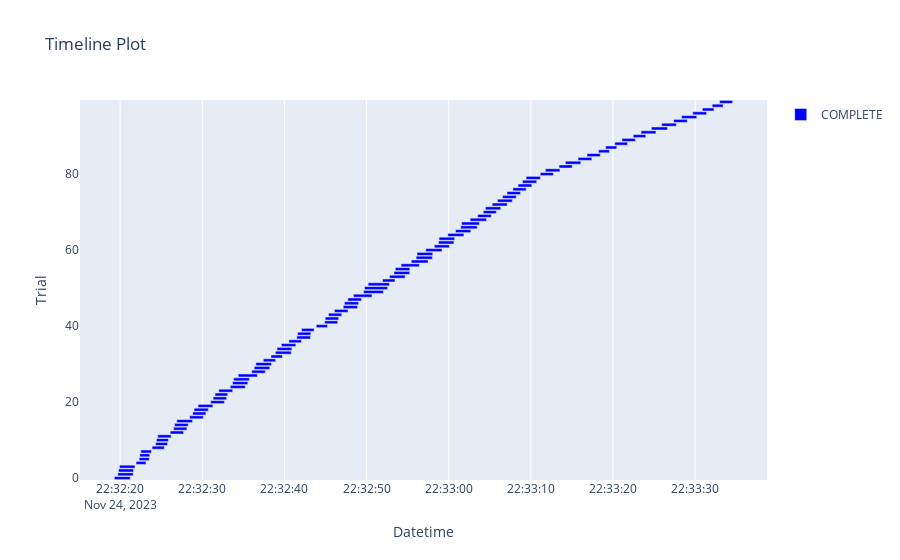

Notebook source saved alongside this figure:
### Code cell
# Plot the timeline of the "lgbm-wine-parallel" study
study = optuna.load_study(study_name=study_name, storage=storage)
fig = optuna.visualization.plot_timeline(study)
fig.show()

### Figure 1 — Plotly figure (JSON) as saved in the notebook; plotly's stock layout.template omitted (floating-point values rounded to 4 significant figures)
{"data": [{"base": ["2023-11-24T22:32:19.297217", "2023-11-24T22:32:19.717784", "2023-11-24T22:32:19.811367", "2023-11-24T22:32:19.919097", "2023-11-24T22:32:21.944550", "2023-11-24T22:32:22.323627", "2023-11-24T22:32:22.386946", "2023-11-24T22:32:22.521481", "2023-11-24T22:32:23.890140", "2023-11-24T22:32:24.316483", "2023-11-24T22:32:24.421034", "2023-11-24T22:32:24.578800", "2023-11-24T22:32:26.092195", "2023-11-24T22:32:26.510842", "2023-11-24T22:32:26.625600", "2023-11-24T22:32:26.907389", "2023-11-24T22:32:28.460295", "2023-11-24T22:32:28.843791", "2023-11-24T22:32:29.001223", "2023-11-24T22:32:29.492193", "2023-11-24T22:32:31.025857", "2023-11-24T22:32:31.324955", "2023-11-24T22:32:31.553770", "2023-11-24T22:32:32.011265", "2023-11-24T22:32:33.411815", "2023-11-24T22:32:33.679679", "2023-11-24T22:32:33.818484", "2023-11-24T22:32:34.373556", "2023-11-24T22:32:36.019916", "2023-11-24T22:32:36.324442", "2023-11-24T22:32:36.524435", "2023-11-24T22:32:37.435160", "2023-11-24T22:32:38.364191", "2023-11-24T22:32:38.898439", "2023-11-24T22:32:39.101344", "2023-11-24T22:32:39.629705", "2023-11-24T22:32:40.539535", "2023-11-24T22:32:41.511181", "2023-11-24T22:32:41.607622", "2023-11-24T22:32:42.084315", "2023-11-24T22:32:43.879596", "2023-11-24T22:32:44.898824", "2023-11-24T22:32:44.968991", "2023-11-24T22:32:45.363382", "2023-11-24T22:32:46.089011", "2023-11-24T22:32:47.162289", "2023-11-24T22:32:47.301332", "2023-11-24T22:32:47.723702", "2023-11-24T22:32:48.393548", "2023-11-24T22:32:49.643281", "2023-11-24T22:32:49.759730", "2023-11-24T22:32:50.194038", "2023-11-24T22:32:51.948566", "2023-11-24T22:32:52.789659", "2023-11-24T22:32:53.336842", "2023-11-24T22:32:53.504232", "2023-11-24T22:32:54.205124", "2023-11-24T22:32:55.451725", "2023-11-24T22:32:56.035873", "2023-11-24T22:32:56.140212", "2023-11-24T22:32:57.212831", "2023-11-24T22:32:58.255516", "2023-11-24T22:32:58.758487", "2023-11-24T22:32:58.826697", "2023-11-24T22:32:59.899661", "2023-11-24T22:33:00.835675", "2023-11-24T22:33:01.468567", "2023-11-24T22:33:01.563167", "2023-11-24T22:33:02.613364", "2023-11-24T22:33:03.531991", "2023-11-24T22:33:04.213782", "2023-11-24T22:33:04.479187", "2023-11-24T22:33:05.292864", "2023-11-24T22:33:05.933011", "2023-11-24T22:33:06.560864", "2023-11-24T22:33:07.094437", "2023-11-24T22:33:07.817929", "2023-11-24T22:33:08.455873", "2023-11-24T22:33:08.978745", "2023-11-24T22:33:09.433079", "2023-11-24T22:33:11.143115", "2023-11-24T22:33:11.778020", "2023-11-24T22:33:13.437263", "2023-11-24T22:33:14.207929", "2023-11-24T22:33:15.751449", "2023-11-24T22:33:16.834781", "2023-11-24T22:33:18.241179", "2023-11-24T22:33:19.105089", "2023-11-24T22:33:20.217069", "2023-11-24T22:33:21.100838", "2023-11-24T22:33:22.468055", "2023-11-24T22:33:23.414480", "2023-11-24T22:33:24.677662", "2023-11-24T22:33:25.932431", "2023-11-24T22:33:27.382961", "2023-11-24T22:33:28.355133", "2023-11-24T22:33:29.717369", "2023-11-24T22:33:30.878612", "2023-11-24T22:33:32.076815", "2023-11-24T22:33:32.986241"], "hovertemplate": "%{text}<extra>COMPLETE</extra>", "marker": {"color": "blue"}, "name": "COMPLETE", "orientation": "h", "text": ["{<br>  \"number\": 0,<br>  \"values\": [<br>    0.5055387687032085<br>  ],<br>  \"params\": {<br>    \"learning_rate\": 0.036002289565316335,<br>    \"subsample\": 0.12803654585883673,<br>    \"colsample_bytree\": 0.25017966797587415,<br>    \"min_child_samples\": 59,<br>    \"num_leaves\": 729<br>  }<br>}", "{<br>  \"number\": 1,<br>  \"values\": [<br>    0.5055387687032085<br>  ],<br>  \"params\": {<br>    \"learning_rate\": 0.036002289565316335,<br>    \"subsample\": 0.12803654585883673,<br>    \"colsample_bytree\": 0.25017966797587415,<br>    \"min_child_samples\": 59,<br>    \"num_leaves\": 729<br>  }<br>}", "{<br>  \"number\": 2,<br>  \"values\": [<br>    0.5055387687032085<br>  ],<br>  \"params\": {<br>    \"learning_rate\": 0.036002289565316335,<br>    \"subsample\": 0.12803654585883673,<br>    \"colsample_bytree\": 0.25017966797587415,<br>    \"min_child_samples\": 59,<br>    \"num_leaves\": 729<br>  }<br>}", "{<br>  \"number\": 3,<br>  \"values\": [<br>    0.5055387687032085<br>  ],<br>  \"params\": {<br>    \"learning_rate\": 0.036002289565316335,<br>    \"subsample\": 0.12803654585883673,<br>    \"colsample_bytree\": 0.25017966797587415,<br>    \"min_child_samples\": 59,<br>    \"num_leaves\": 729<br>  }<br>}", "{<br>  \"number\": 4,<br>  \"values\": [<br>    1.4370420530528747<br>  ],<br>  \"params\": {<br>    \"learning_rate\": 0.003304242127399469,<br>    \"subsample\": 0.07778282857126885,<br>    \"colsample_bytree\": 0.3474238363336091,<br>    \"min_child_samples\": 53,<br>    \"num_leaves\": 213<br>  }<br>}", "{<br>  \"number\": 5,<br>  \"values\": [<br>    1.4370420530528747<br>  ],<br>  \"params\": {<br>    \"learning_rate\": 0.003304242127399469,<br>    \"subsample\": 0.07778282857126885,<br>    \"colsample_bytree\": 0.3474238363336091,<br>    \"min_child_samples\": 53,<br>    \"num_leaves\": 213<br>  }<br>}", "{<br>  \"number\": 6,<br>  \"values\": [<br>    1.4370420530528747<br>  ],<br>  \"params\": {<br>    \"learning_rate\": 0.003304242127399469,<br>    \"subsample\": 0.07778282857126885,<br>    \"colsample_bytree\": 0.3474238363336091,<br>    \"min_child_samples\": 53,<br>    \"num_leaves\": 213<br>  }<br>}", "{<br>  \"number\": 7,<br>  \"values\": [<br>    1.4370420530528747<br>  ],<br>  \"params\": {<br>    \"learning_rate\": 0.003304242127399469,<br>    \"subsample\": 0.07778282857126885,<br>    \"colsample_bytree\": 0.3474238363336091,<br>    \"min_child_samples\": 53,<br>    \"num_leaves\": 213<br>  }<br>}", "{<br>  \"number\": 8,<br>  \"values\": [<br>    0.46327214524166954<br>  ],<br>  \"params\": {<br>    \"learning_rate\": 0.03890383036335045,<br>    \"subsample\": 0.40450595555222263,<br>    \"colsample_bytree\": 0.4464579200394607,<br>    \"min_child_samples\": 50,<br>    \"num_leaves\": 196<br>  }<br>}", "{<br>  \"number\": 9,<br>  \"values\": [<br>    0.46327214524166954<br>  ],<br>  \"params\": {<br>    \"learning_rate\": 0.03890383036335045,<br>    \"subsample\": 0.40450595555222263,<br>    \"colsample_bytree\": 0.4464579200394607,<br>    \"min_child_samples\": 50,<br>    \"num_leaves\": 196<br>  }<br>}", "{<br>  \"number\": 10,<br>  \"values\": [<br>    0.46327214524166954<br>  ],<br>  \"params\": {<br>    \"learning_rate\": 0.03890383036335045,<br>    \"subsample\": 0.40450595555222263,<br>    \"colsample_bytree\": 0.4464579200394607,<br>    \"min_child_samples\": 50,<br>    \"num_leaves\": 196<br>  }<br>}", "{<br>  \"number\": 11,<br>  \"values\": [<br>    0.46327214524166954<br>  ],<br>  \"params\": {<br>    \"learning_rate\": 0.03890383036335045,<br>    \"subsample\": 0.40450595555222263,<br>    \"colsample_bytree\": 0.4464579200394607,<br>    \"min_child_samples\": 50,<br>    \"num_leaves\": 196<br>  }<br>}", "{<br>  \"number\": 12,<br>  \"values\": [<br>    0.4203964102752037<br>  ],<br>  \"params\": {<br>    \"learning_rate\": 0.0976121411769044,<br>    \"subsample\": 0.4976206776041786,<br>    \"colsample_bytree\": 0.49818137237426846,<br>    \"min_child_samples\": 27,<br>    \"num_leaves\": 466<br>  }<br>}", "{<br>  \"number\": 13,<br>  \"values\": [<br>    0.4203964102752037<br>  ],<br>  \"params\": {<br>    \"learning_rate\": 0.0976121411769044,<br>    \"subsample\": 0.4976206776041786,<br>    \"colsample_bytree\": 0.49818137237426846,<br>    \"min_child_samples\": 27,<br>    \"num_leaves\": 466<br>  }<br>}", "{<br>  \"number\": 14,<br>  \"values\": [<br>    0.4203964102752037<br>  ],<br>  \"params\": {<br>    \"learning_rate\": 0.0976121411769044,<br>    \"subsample\": 0.4976206776041786,<br>    \"colsample_bytree\": 0.49818137237426846,<br>    \"min_child_samples\": 27,<br>    \"num_leaves\": 466<br>  }<br>}", "{<br>  \"number\": 15,<br>  \"values\": [<br>    0.4203964102752037<br>  ],<br>  \"params\": {<br>    \"learning_rate\": 0.0976121411769044,<br>    \"subsample\": 0.4976206776041786,<br>    \"colsample_bytree\": 0.49818137237426846,<br>    \"min_child_samples\": 27,<br>    \"num_leaves\": 466<br>  }<br>}", "{<br>  \"number\": 16,<br>  \"values\": [<br>    0.5659694404360781<br>  ],<br>  \"params\": {<br>    \"learning_rate\": 0.0903183488094224,<br>    \"subsample\": 0.4925473617215378,<br>    \"colsample_bytree\": 0.13417014091094104,<br>    \"min_child_samples\": 23,<br>    \"num_leaves\": 458<br>  }<br>}", "{<br>  \"number\": 17,<br>  \"values\": [<br>    0.5015938356950119<br>  ],<br>  \"params\": {<br>    \"learning_rate\": 0.01334665015869596,<br>    \"subsample\": 0.30794266530078207,<br>    \"colsample_bytree\": 0.13417014091094104,<br>    \"min_child_samples\": 86,<br>    \"num_leaves\": 916<br>  }<br>}", "{<br>  \"number\": 18,<br>  \"values\": [<br>    0.5015938356950119<br>  ],<br>  \"params\": {<br>    \"learning_rate\": 0.01334665015869596,<br>    \"subsample\": 0.30794266530078207,<br>    \"colsample_bytree\": 0.13417014091094104,<br>    \"min_child_samples\": 86,<br>    \"num_leaves\": 916<br>  }<br>}", "{<br>  \"number\": 19,<br>  \"values\": [<br>    0.5015938356950119<br>  ],<br>  \"params\": {<br>    \"learning_rate\": 0.01334665015869596,<br>    \"subsample\": 0.30794266530078207,<br>    \"colsample_bytree\": 0.13417014091094104,<br>    \"min_child_samples\": 86,<br>    \"num_leaves\": 916<br>  }<br>}", "{<br>  \"number\": 20,<br>  \"values\": [<br>    0.525147062866343<br>  ],<br>  \"params\": {<br>    \"learning_rate\": 0.0014357664139389434,<br>    \"subsample\": 0.4507789733705802,<br>    \"colsample_bytree\": 0.40017206098906155,<br>    \"min_child_samples\": 37,<br>    \"num_leaves\": 17<br>  }<br>}", "{<br>  \"number\": 21,<br>  \"values\": [<br>    0.4559829878181377<br>  ],<br>  \"params\": {<br>    \"learning_rate\": 0.062282742883790314,<br>    \"subsample\": 0.4507789733705802,<br>    \"colsample_bytree\": 0.40017206098906155,<br>    \"min_child_samples\": 37,<br>    \"num_leaves\": 17<br>  }<br>}", "{<br>  \"number\": 22,<br>  \"values\": [<br>    0.4559829878181377<br>  ],<br>  \"params\": {<br>    \"learning_rate\": 0.062282742883790314,<br>    \"subsample\": 0.4507789733705802,<br>    \"colsample_bytree\": 0.40017206098906155,<br>    \"min_child_samples\": 37,<br>    \"num_leaves\": 17<br>  }<br>}", "{<br>  \"number\": 23,<br>  \"values\": [<br>    0.4559829878181377<br>  ],<br>  \"params\": {<br>    \"learning_rate\": 0.062282742883790314,<br>    \"subsample\": 0.4507789733705802,<br>    \"colsample_bytree\": 0.40017206098906155,<br>    \"min_child_samples\": 37,<br>    \"num_leaves\": 17<br>  }<br>}", "{<br>  \"number\": 24,<br>  \"values\": [<br>    0.42232577699529306<br>  ],<br>  \"params\": {<br>    \"learning_rate\": 0.0962398975684159,<br>    \"subsample\": 0.47794433173873496,<br>    \"colsample_bytree\": 0.4827911934684328,<br>    \"min_child_samples\": 20,<br>    \"num_leaves\": 579<br>  }<br>}", "{<br>  \"number\": 25,<br>  \"values\": [<br>    0.42232577699529306<br>  ],<br>  \"params\": {<br>    \"learning_rate\": 0.0962398975684159,<br>    \"subsample\": 0.47794433173873496,<br>    \"colsample_bytree\": 0.4827911934684328,<br>    \"min_child_samples\": 20,<br>    \"num_leaves\": 579<br>  }<br>}", "{<br>  \"number\": 26,<br>  \"values\": [<br>    0.42232577699529306<br>  ],<br>  \"params\": {<br>    \"learning_rate\": 0.0962398975684159,<br>    \"subsample\": 0.47794433173873496,<br>    \"colsample_bytree\": 0.4827911934684328,<br>    \"min_child_samples\": 20,<br>    \"num_leaves\": 579<br>  }<br>}", "{<br>  \"number\": 27,<br>  \"values\": [<br>    0.42232577699529306<br>  ],<br>  \"params\": {<br>    \"learning_rate\": 0.0962398975684159,<br>    \"subsample\": 0.47794433173873496,<br>    \"colsample_bytree\": 0.4827911934684328,<br>    \"min_child_samples\": 20,<br>    \"num_leaves\": 579<br>  }<br>}", "{<br>  \"number\": 28,<br>  \"values\": [<br>    0.44694756511990763<br>  ],<br>  \"params\": {<br>    \"learning_rate\": 0.02142676840964274,<br>    \"subsample\": 0.3782708666894459,<br>    \"colsample_bytree\": 0.4906164596103098,<br>    \"min_child_samples\": 30,<br>    \"num_leaves\": 354<br>  }<br>}", "{<br>  \"number\": 29,<br>  \"values\": [<br>    0.44694756511990763<br>  ],<br>  \"params\": {<br>    \"learning_rate\": 0.02142676840964274,<br>    \"subsample\": 0.3782708666894459,<br>    \"colsample_bytree\": 0.4906164596103098,<br>    \"min_child_samples\": 30,<br>    \"num_leaves\": 354<br>  }<br>}", "{<br>  \"number\": 30,<br>  \"values\": [<br>    0.4496023488686538<br>  ],<br>  \"params\": {<br>    \"learning_rate\": 0.024699670878525957,<br>    \"subsample\": 0.3782708666894459,<br>    \"colsample_bytree\": 0.4906164596103098,<br>    \"min_child_samples\": 30,<br>    \"num_leaves\": 354<br>  }<br>}", "{<br>  \"number\": 31,<br>  \"values\": [<br>    0.48163842804115986<br>  ],<br>  \"params\": {<br>    \"learning_rate\": 0.056222502588448686,<br>    \"subsample\": 0.49852982194981527,<br>    \"colsample_bytree\": 0.1981209707498348,<br>    \"min_child_samples\": 75,<br>    \"num_leaves\": 354<br>  }<br>}", "{<br>  \"number\": 32,<br>  \"values\": [<br>    0.4571025604852115<br>  ],<br>  \"params\": {<br>    \"learning_rate\": 0.06342484468667119,<br>    \"subsample\": 0.49726616087278924,<br>    \"colsample_bytree\": 0.4459921398975198,<br>    \"min_child_samples\": 74,<br>    \"num_leaves\": 470<br>  }<br>}", "{<br>  \"number\": 33,<br>  \"values\": [<br>    0.4282756056784096<br>  ],<br>  \"params\": {<br>    \"learning_rate\": 0.07411731454416451,<br>    \"subsample\": 0.49726616087278924,<br>    \"colsample_bytree\": 0.4459921398975198,<br>    \"min_child_samples\": 28,<br>    \"num_leaves\": 470<br>  }<br>}", "{<br>  \"number\": 34,<br>  \"values\": [<br>    0.4282756056784096<br>  ],<br>  \"params\": {<br>    \"learning_rate\": 0.07411731454416451,<br>    \"subsample\": 0.49726616087278924,<br>    \"colsample_bytree\": 0.4459921398975198,<br>    \"min_child_samples\": 28,<br>    \"num_leaves\": 470<br>  }<br>}", "{<br>  \"number\": 35,<br>  \"values\": [<br>    0.44423595363933727<br>  ],<br>  \"params\": {<br>    \"learning_rate\": 0.07411731454416451,<br>    \"subsample\": 0.43727871912218413,<br>    \"colsample_bytree\": 0.4226727325579737,<br>    \"min_child_samples\": 28,<br>    \"num_leaves\": 428<br>  }<br>}", "{<br>  \"number\": 36,<br>  \"values\": [<br>    0.4488184268052957<br>  ],<br>  \"params\": {<br>    \"learning_rate\": 0.07214229104127655,<br>    \"subsample\": 0.4371244741260207,<br>    \"colsample_bytree\": 0.42205040757095497,<br>    \"min_child_samples\": 43,<br>    \"num_leaves\": 658<br>  }<br>}", "{<br>  \"number\": 37,<br>  \"values\": [<br>    0.45224259171444303<br>  ],<br>  \"params\": {<br>    \"learning_rate\": 0.05387119720410135,<br>    \"subsample\": 0.4371244741260207,<br>    \"colsample_bytree\": 0.49489379304153736,<br>    \"min_child_samples\": 43,<br>    \"num_leaves\": 658<br>  }<br>}", "{<br>  \"number\": 38,<br>  \"values\": [<br>    0.45224259171444303<br>  ],<br>  \"params\": {<br>    \"learning_rate\": 0.05387119720410135,<br>    \"subsample\": 0.4371244741260207,<br>    \"colsample_bytree\": 0.49489379304153736,<br>    \"min_child_samples\": 43,<br>    \"num_leaves\": 658<br>  }<br>}", "{<br>  \"number\": 39,<br>  \"values\": [<br>    0.48526841779218843<br>  ],<br>  \"params\": {<br>    \"learning_rate\": 0.05387119720410135,<br>    \"subsample\": 0.2135678589360603,<br>    \"colsample_bytree\": 0.49489379304153736,<br>    \"min_child_samples\": 43,<br>    \"num_leaves\": 809<br>  }<br>}", "{<br>  \"number\": 40,<br>  \"values\": [<br>    0.46560763913639036<br>  ],<br>  \"params\": {<br>    \"learning_rate\": 0.04684005933313564,<br>    \"subsample\": 0.4667902446226359,<br>    \"colsample_bytree\": 0.3153658177973614,<br>    \"min_child_samples\": 64,<br>    \"num_leaves\": 522<br>  }<br>}", "{<br>  \"number\": 41,<br>  \"values\": [<br>    0.46560763913639036<br>  ],<br>  \"params\": {<br>    \"learning_rate\": 0.04684005933313564,<br>    \"subsample\": 0.4667902446226359,<br>    \"colsample_bytree\": 0.3153658177973614,<br>    \"min_child_samples\": 64,<br>    \"num_leaves\": 522<br>  }<br>}", "{<br>  \"number\": 42,<br>  \"values\": [<br>    0.46560763913639036<br>  ],<br>  \"params\": {<br>    \"learning_rate\": 0.04684005933313564,<br>    \"subsample\": 0.4667902446226359,<br>    \"colsample_bytree\": 0.3153658177973614,<br>    \"min_child_samples\": 64,<br>    \"num_leaves\": 522<br>  }<br>}", "{<br>  \"number\": 43,<br>  \"values\": [<br>    0.44161126864149625<br>  ],<br>  \"params\": {<br>    \"learning_rate\": 0.09936942654723084,<br>    \"subsample\": 0.4698215782775852,<br>    \"colsample_bytree\": 0.46858832492126823,<br>    \"min_child_samples\": 33,<br>    \"num_leaves\": 407<br>  }<br>}", "{<br>  \"number\": 44,<br>  \"values\": [<br>    0.44657891091850316<br>  ],<br>  \"params\": {<br>    \"learning_rate\": 0.08419216182305661,<br>    \"subsample\": 0.4708381619554205,<br>    \"colsample_bytree\": 0.46801135349430056,<br>    \"min_child_samples\": 33,<br>    \"num_leaves\": 538<br>  }<br>}", "{<br>  \"number\": 45,<br>  \"values\": [<br>    0.42695607140001357<br>  ],<br>  \"params\": {<br>    \"learning_rate\": 0.08136735672822133,<br>    \"subsample\": 0.49770164633520303,<br>    \"colsample_bytree\": 0.46801135349430056,<br>    \"min_child_samples\": 23,<br>    \"num_leaves\": 306<br>  }<br>}", "{<br>  \"number\": 46,<br>  \"values\": [<br>    0.42695607140001357<br>  ],<br>  \"params\": {<br>    \"learning_rate\": 0.08136735672822133,<br>    \"subsample\": 0.49770164633520303,<br>    \"colsample_bytree\": 0.46801135349430056,<br>    \"min_child_samples\": 23,<br>    \"num_leaves\": 306<br>  }<br>}", "{<br>  \"number\": 47,<br>  \"values\": [<br>    0.43694787585857275<br>  ],<br>  \"params\": {<br>    \"learning_rate\": 0.08136735672822133,<br>    \"subsample\": 0.41761693012716117,<br>    \"colsample_bytree\": 0.46801135349430056,<br>    \"min_child_samples\": 23,<br>    \"num_leaves\": 263<br>  }<br>}", "{<br>  \"number\": 48,<br>  \"values\": [<br>    0.42330783478008316<br>  ],<br>  \"params\": {<br>    \"learning_rate\": 0.08254107337353361,<br>    \"subsample\": 0.49766940498980156,<br>    \"colsample_bytree\": 0.4696362026826867,<br>    \"min_child_samples\": 24,<br>    \"num_leaves\": 267<br>  }<br>}", "{<br>  \"number\": 49,<br>  \"values\": [<br>    0.4293056125561425<br>  ],<br>  \"params\": {<br>    \"learning_rate\": 0.09977090832230574,<br>    \"subsample\": 0.4819829371096908,<br>    \"colsample_bytree\": 0.4988223765422728,<br>    \"min_child_samples\": 26,<br>    \"num_leaves\": 620<br>  }<br>}", "{<br>  \"number\": 50,<br>  \"values\": [<br>    0.4293056125561425<br>  ],<br>  \"params\": {<br>    \"learning_rate\": 0.09977090832230574,<br>    \"subsample\": 0.4819829371096908,<br>    \"colsample_bytree\": 0.4988223765422728,<br>    \"min_child_samples\": 26,<br>    \"num_leaves\": 620<br>  }<br>}", "{<br>  \"number\": 51,<br>  \"values\": [<br>    0.4293056125561425<br>  ],<br>  \"params\": {<br>    \"learning_rate\": 0.09977090832230574,<br>    \"subsample\": 0.4819829371096908,<br>    \"colsample_bytree\": 0.4988223765422728,<br>    \"min_child_samples\": 26,<br>    \"num_leaves\": 620<br>  }<br>}", "{<br>  \"number\": 52,<br>  \"values\": [<br>    0.47862316298086527<br>  ],<br>  \"params\": {<br>    \"learning_rate\": 0.06765152956559713,<br>    \"subsample\": 0.41421858223859537,<br>    \"colsample_bytree\": 0.41945195702030724,<br>    \"min_child_samples\": 95,<br>    \"num_leaves\": 741<br>  }<br>}", "{<br>  \"number\": 53,<br>  \"values\": [<br>    0.45303415064571895<br>  ],<br>  \"params\": {<br>    \"learning_rate\": 0.06928512502847954,<br>    \"subsample\": 0.4585663740731103,<br>    \"colsample_bytree\": 0.4265658394377239,<br>    \"min_child_samples\": 33,<br>    \"num_leaves\": 741<br>  }<br>}", "{<br>  \"number\": 54,<br>  \"values\": [<br>    0.45303415064571895<br>  ],<br>  \"params\": {<br>    \"learning_rate\": 0.06928512502847954,<br>    \"subsample\": 0.4585663740731103,<br>    \"colsample_bytree\": 0.4647122744156146,<br>    \"min_child_samples\": 33,<br>    \"num_leaves\": 569<br>  }<br>}", "{<br>  \"number\": 55,<br>  \"values\": [<br>    0.45303415064571895<br>  ],<br>  \"params\": {<br>    \"learning_rate\": 0.06928512502847954,<br>    \"subsample\": 0.4585663740731103,<br>    \"colsample_bytree\": 0.4647122744156146,<br>    \"min_child_samples\": 33,<br>    \"num_leaves\": 569<br>  }<br>}", "{<br>  \"number\": 56,<br>  \"values\": [<br>    0.4430115503397583<br>  ],<br>  \"params\": {<br>    \"learning_rate\": 0.06891469021115317,<br>    \"subsample\": 0.4579695687891376,<br>    \"colsample_bytree\": 0.46189822590925317,<br>    \"min_child_samples\": 33,<br>    \"num_leaves\": 563<br>  }<br>}", "{<br>  \"number\": 57,<br>  \"values\": [<br>    0.46447372275979343<br>  ],<br>  \"params\": {<br>    \"learning_rate\": 0.08319903821274845,<br>    \"subsample\": 0.47931568453318996,<br>    \"colsample_bytree\": 0.37188890382343376,<br>    \"min_child_samples\": 40,<br>    \"num_leaves\": 386<br>  }<br>}", "{<br>  \"number\": 58,<br>  \"values\": [<br>    0.46447372275979343<br>  ],<br>  \"params\": {<br>    \"learning_rate\": 0.08319903821274845,<br>    \"subsample\": 0.47931568453318996,<br>    \"colsample_bytree\": 0.37188890382343376,<br>    \"min_child_samples\": 40,<br>    \"num_leaves\": 386<br>  }<br>}", "{<br>  \"number\": 59,<br>  \"values\": [<br>    0.46447372275979343<br>  ],<br>  \"params\": {<br>    \"learning_rate\": 0.08319903821274845,<br>    \"subsample\": 0.47931568453318996,<br>    \"colsample_bytree\": 0.37188890382343376,<br>    \"min_child_samples\": 40,<br>    \"num_leaves\": 386<br>  }<br>}", "{<br>  \"number\": 60,<br>  \"values\": [<br>    0.41968041389294103<br>  ],<br>  \"params\": {<br>    \"learning_rate\": 0.03324537620666708,<br>    \"subsample\": 0.481578304064581,<br>    \"colsample_bytree\": 0.4769593404695017,<br>    \"min_child_samples\": 20,<br>    \"num_leaves\": 411<br>  }<br>}", "{<br>  \"number\": 61,<br>  \"values\": [<br>    0.4353074274401358<br>  ],<br>  \"params\": {<br>    \"learning_rate\": 0.03324537620666708,<br>    \"subsample\": 0.4235248712183066,<br>    \"colsample_bytree\": 0.4769593404695017,<br>    \"min_child_samples\": 20,<br>    \"num_leaves\": 437<br>  }<br>}", "{<br>  \"number\": 62,<br>  \"values\": [<br>    0.4353074274401358<br>  ],<br>  \"params\": {<br>    \"learning_rate\": 0.03324537620666708,<br>    \"subsample\": 0.4235248712183066,<br>    \"colsample_bytree\": 0.4769593404695017,<br>    \"min_child_samples\": 20,<br>    \"num_leaves\": 437<br>  }<br>}", "{<br>  \"number\": 63,<br>  \"values\": [<br>    0.4353074274401358<br>  ],<br>  \"params\": {<br>    \"learning_rate\": 0.03324537620666708,<br>    \"subsample\": 0.4235248712183066,<br>    \"colsample_bytree\": 0.4769593404695017,<br>    \"min_child_samples\": 20,<br>    \"num_leaves\": 437<br>  }<br>}", "{<br>  \"number\": 64,<br>  \"values\": [<br>    0.4190821850552839<br>  ],<br>  \"params\": {<br>    \"learning_rate\": 0.056509994880335916,<br>    \"subsample\": 0.44521226791400487,<br>    \"colsample_bytree\": 0.4838996859969632,<br>    \"min_child_samples\": 20,<br>    \"num_leaves\": 482<br>  }<br>}", "{<br>  \"number\": 65,<br>  \"values\": [<br>    0.43174761875032397<br>  ],<br>  \"params\": {<br>    \"learning_rate\": 0.056509994880335916,<br>    \"subsample\": 0.44521226791400487,<br>    \"colsample_bytree\": 0.4480959013387943,<br>    \"min_child_samples\": 25,<br>    \"num_leaves\": 482<br>  }<br>}", "{<br>  \"number\": 66,<br>  \"values\": [<br>    0.43174761875032397<br>  ],<br>  \"params\": {<br>    \"learning_rate\": 0.056509994880335916,<br>    \"subsample\": 0.44521226791400487,<br>    \"colsample_bytree\": 0.4480959013387943,<br>    \"min_child_samples\": 25,<br>    \"num_leaves\": 482<br>  }<br>}", "{<br>  \"number\": 67,<br>  \"values\": [<br>    0.43174761875032397<br>  ],<br>  \"params\": {<br>    \"learning_rate\": 0.056509994880335916,<br>    \"subsample\": 0.44521226791400487,<br>    \"colsample_bytree\": 0.4480959013387943,<br>    \"min_child_samples\": 25,<br>    \"num_leaves\": 482<br>  }<br>}", "{<br>  \"number\": 68,<br>  \"values\": [<br>    0.43565530344445974<br>  ],<br>  \"params\": {<br>    \"learning_rate\": 0.062046767021019855,<br>    \"subsample\": 0.48561513467545925,<br>    \"colsample_bytree\": 0.4558562909934093,<br>    \"min_child_samples\": 30,<br>    \"num_leaves\": 500<br>  }<br>}", "{<br>  \"number\": 69,<br>  \"values\": [<br>    0.43565530344445974<br>  ],<br>  \"params\": {<br>    \"learning_rate\": 0.062046767021019855,<br>    \"subsample\": 0.48561513467545925,<br>    \"colsample_bytree\": 0.48380796199159576,<br>    \"min_child_samples\": 30,<br>    \"num_leaves\": 131<br>  }<br>}", "{<br>  \"number\": 70,<br>  \"values\": [<br>    0.43565530344445974<br>  ],<br>  \"params\": {<br>    \"learning_rate\": 0.062046767021019855,<br>    \"subsample\": 0.48561513467545925,<br>    \"colsample_bytree\": 0.48380796199159576,<br>    \"min_child_samples\": 30,<br>    \"num_leaves\": 131<br>  }<br>}", "{<br>  \"number\": 71,<br>  \"values\": [<br>    0.421277963107247<br>  ],<br>  \"params\": {<br>    \"learning_rate\": 0.08444624154250081,<br>    \"subsample\": 0.48561513467545925,<br>    \"colsample_bytree\": 0.48380796199159576,<br>    \"min_child_samples\": 22,<br>    \"num_leaves\": 131<br>  }<br>}", "{<br>  \"number\": 72,<br>  \"values\": [<br>    0.4217433480674649<br>  ],<br>  \"params\": {<br>    \"learning_rate\": 0.08857183753284396,<br>    \"subsample\": 0.46671651021906324,<br>    \"colsample_bytree\": 0.4998226917872882,<br>    \"min_child_samples\": 22,<br>    \"num_leaves\": 406<br>  }<br>}", "{<br>  \"number\": 73,<br>  \"values\": [<br>    0.42820537039332784<br>  ],<br>  \"params\": {<br>    \"learning_rate\": 0.08961687563811387,<br>    \"subsample\": 0.46995546126942517,<br>    \"colsample_bytree\": 0.4998350094914434,<br>    \"min_child_samples\": 22,<br>    \"num_leaves\": 694<br>  }<br>}", "{<br>  \"number\": 74,<br>  \"values\": [<br>    0.42820537039332784<br>  ],<br>  \"params\": {<br>    \"learning_rate\": 0.08961687563811387,<br>    \"subsample\": 0.46995546126942517,<br>    \"colsample_bytree\": 0.49983469282126425,<br>    \"min_child_samples\": 22,<br>    \"num_leaves\": 67<br>  }<br>}", "{<br>  \"number\": 75,<br>  \"values\": [<br>    0.4279538106214295<br>  ],<br>  \"params\": {<br>    \"learning_rate\": 0.0881463792720758,<br>    \"subsample\": 0.46323533179564463,<br>    \"colsample_bytree\": 0.49987858513620603,<br>    \"min_child_samples\": 22,<br>    \"num_leaves\": 77<br>  }<br>}", "{<br>  \"number\": 76,<br>  \"values\": [<br>    0.43030276849174437<br>  ],<br>  \"params\": {<br>    \"learning_rate\": 0.07690018291335605,<br>    \"subsample\": 0.46152965566524345,<br>    \"colsample_bytree\": 0.48505458966767667,<br>    \"min_child_samples\": 27,<br>    \"num_leaves\": 318<br>  }<br>}", "{<br>  \"number\": 77,<br>  \"values\": [<br>    0.431364697591276<br>  ],<br>  \"params\": {<br>    \"learning_rate\": 0.07690018291335605,<br>    \"subsample\": 0.49067604818036803,<br>    \"colsample_bytree\": 0.48505458966767667,<br>    \"min_child_samples\": 27,<br>    \"num_leaves\": 318<br>  }<br>}", "{<br>  \"number\": 78,<br>  \"values\": [<br>    0.431364697591276<br>  ],<br>  \"params\": {<br>    \"learning_rate\": 0.07690018291335605,<br>    \"subsample\": 0.49067604818036803,<br>    \"colsample_bytree\": 0.48030126635887466,<br>    \"min_child_samples\": 27,<br>    \"num_leaves\": 318<br>  }<br>}", "{<br>  \"number\": 79,<br>  \"values\": [<br>    0.4446136145013849<br>  ],<br>  \"params\": {<br>    \"learning_rate\": 0.07355417200648327,<br>    \"subsample\": 0.49067604818036803,<br>    \"colsample_bytree\": 0.4302269248874817,<br>    \"min_child_samples\": 35,<br>    \"num_leaves\": 402<br>  }<br>}", "{<br>  \"number\": 80,<br>  \"values\": [<br>    0.44240099604831246<br>  ],<br>  \"params\": {<br>    \"learning_rate\": 0.04433804547710601,<br>    \"subsample\": 0.45248702633122606,<br>    \"colsample_bytree\": 0.4570301376204279,<br>    \"min_child_samples\": 36,<br>    \"num_leaves\": 995<br>  }<br>}", "{<br>  \"number\": 81,<br>  \"values\": [<br>    0.44240099604831246<br>  ],<br>  \"params\": {<br>    \"learning_rate\": 0.04433804547710601,<br>    \"subsample\": 0.45248702633122606,<br>    \"colsample_bytree\": 0.4570301376204279,<br>    \"min_child_samples\": 36,<br>    \"num_leaves\": 995<br>  }<br>}", "{<br>  \"number\": 82,<br>  \"values\": [<br>    0.42251925767310766<br>  ],<br>  \"params\": {<br>    \"learning_rate\": 0.09040600226193532,<br>    \"subsample\": 0.498512546808384,<br>    \"colsample_bytree\": 0.4776718918315006,<br>    \"min_child_samples\": 22,<br>    \"num_leaves\": 536<br>  }<br>}", "{<br>  \"number\": 83,<br>  \"values\": [<br>    0.42251925767310766<br>  ],<br>  \"params\": {<br>    \"learning_rate\": 0.09040600226193532,<br>    \"subsample\": 0.498512546808384,<br>    \"colsample_bytree\": 0.4776718918315006,<br>    \"min_child_samples\": 22,<br>    \"num_leaves\": 536<br>  }<br>}", "{<br>  \"number\": 84,<br>  \"values\": [<br>    0.44019726328557895<br>  ],<br>  \"params\": {<br>    \"learning_rate\": 0.09985164349755618,<br>    \"subsample\": 0.47610429665002846,<br>    \"colsample_bytree\": 0.4386001302721265,<br>    \"min_child_samples\": 29,<br>    \"num_leaves\": 448<br>  }<br>}", "{<br>  \"number\": 85,<br>  \"values\": [<br>    0.44019726328557895<br>  ],<br>  \"params\": {<br>    \"learning_rate\": 0.09985164349755618,<br>    \"subsample\": 0.47610429665002846,<br>    \"colsample_bytree\": 0.4386001302721265,<br>    \"min_child_samples\": 29,<br>    \"num_leaves\": 448<br>  }<br>}", "{<br>  \"number\": 86,<br>  \"values\": [<br>    0.4606570814908346<br>  ],<br>  \"params\": {<br>    \"learning_rate\": 0.08921282579762807,<br>    \"subsample\": 0.4706008062252745,<br>    \"colsample_bytree\": 0.49034939612652845,<br>    \"min_child_samples\": 57,<br>    \"num_leaves\": 496<br>  }<br>}", "{<br>  \"number\": 87,<br>  \"values\": [<br>    0.4587693741608976<br>  ],<br>  \"params\": {<br>    \"learning_rate\": 0.07387612762793809,<br>    \"subsample\": 0.43422235059605835,<br>    \"colsample_bytree\": 0.49034939612652845,<br>    \"min_child_samples\": 57,<br>    \"num_leaves\": 496<br>  }<br>}", "{<br>  \"number\": 88,<br>  \"values\": [<br>    0.43701693924341073<br>  ],<br>  \"params\": {<br>    \"learning_rate\": 0.06802733958876037,<br>    \"subsample\": 0.4340396253050751,<br>    \"colsample_bytree\": 0.456536664470031,<br>    \"min_child_samples\": 24,<br>    \"num_leaves\": 415<br>  }<br>}", "{<br>  \"number\": 89,<br>  \"values\": [<br>    0.42689444584754793<br>  ],<br>  \"params\": {<br>    \"learning_rate\": 0.06427803230483242,<br>    \"subsample\": 0.4878361417503598,<br>    \"colsample_bytree\": 0.456536664470031,<br>    \"min_child_samples\": 24,<br>    \"num_leaves\": 415<br>  }<br>}", "{<br>  \"number\": 90,<br>  \"values\": [<br>    0.44206664836326715<br>  ],<br>  \"params\": {<br>    \"learning_rate\": 0.06385429080607123,<br>    \"subsample\": 0.48753465284995395,<br>    \"colsample_bytree\": 0.48820269094834823,<br>    \"min_child_samples\": 31,<br>    \"num_leaves\": 360<br>  }<br>}", "{<br>  \"number\": 91,<br>  \"values\": [<br>    0.421387884476164<br>  ],<br>  \"params\": {<br>    \"learning_rate\": 0.07771092331239918,<br>    \"subsample\": 0.4668680753227234,<br>    \"colsample_bytree\": 0.48820269094834823,<br>    \"min_child_samples\": 20,<br>    \"num_leaves\": 360<br>  }<br>}", "{<br>  \"number\": 92,<br>  \"values\": [<br>    0.42533623465077214<br>  ],<br>  \"params\": {<br>    \"learning_rate\": 0.08930825085373005,<br>    \"subsample\": 0.4680414887299118,<br>    \"colsample_bytree\": 0.46915773943782263,<br>    \"min_child_samples\": 20,<br>    \"num_leaves\": 607<br>  }<br>}", "{<br>  \"number\": 93,<br>  \"values\": [<br>    0.41985352349405813<br>  ],<br>  \"params\": {<br>    \"learning_rate\": 0.07985332823921543,<br>    \"subsample\": 0.4680414887299118,<br>    \"colsample_bytree\": 0.47591049921789197,<br>    \"min_child_samples\": 20,<br>    \"num_leaves\": 462<br>  }<br>}", "{<br>  \"number\": 94,<br>  \"values\": [<br>    0.42020608730822245<br>  ],<br>  \"params\": {<br>    \"learning_rate\": 0.07652975522682097,<br>    \"subsample\": 0.45920866913384867,<br>    \"colsample_bytree\": 0.47390981915961994,<br>    \"min_child_samples\": 22,<br>    \"num_leaves\": 249<br>  }<br>}", "{<br>  \"number\": 95,<br>  \"values\": [<br>    0.4385589887134886<br>  ],<br>  \"params\": {<br>    \"learning_rate\": 0.07652975522682097,<br>    \"subsample\": 0.45920866913384867,<br>    \"colsample_bytree\": 0.47390981915961994,<br>    \"min_child_samples\": 25,<br>    \"num_leaves\": 265<br>  }<br>}", "{<br>  \"number\": 96,<br>  \"values\": [<br>    0.4335735598754772<br>  ],<br>  \"params\": {<br>    \"learning_rate\": 0.05036116394915032,<br>    \"subsample\": 0.45454265542479144,<br>    \"colsample_bytree\": 0.47192538393414724,<br>    \"min_child_samples\": 25,<br>    \"num_leaves\": 246<br>  }<br>}", "{<br>  \"number\": 97,<br>  \"values\": [<br>    0.4548700292489706<br>  ],<br>  \"params\": {<br>    \"learning_rate\": 0.05036116394915032,<br>    \"subsample\": 0.4525877867256919,<br>    \"colsample_bytree\": 0.47192538393414724,<br>    \"min_child_samples\": 47,<br>    \"num_leaves\": 246<br>  }<br>}", "{<br>  \"number\": 98,<br>  \"values\": [<br>    0.4748658669432027<br>  ],<br>  \"params\": {<br>    \"learning_rate\": 0.07820156980063149,<br>    \"subsample\": 0.39687428813307885,<br>    \"colsample_bytree\": 0.49026854927299196,<br>    \"min_child_samples\": 73,<br>    \"num_leaves\": 147<br>  }<br>}", "{<br>  \"number\": 99,<br>  \"values\": [<br>    0.4641076411497437<br>  ],<br>  \"params\": {<br>    \"learning_rate\": 0.07820156980063149,<br>    \"subsample\": 0.4741936801054099,<br>    \"colsample_bytree\": 0.49026854927299196,<br>    \"min_child_samples\": 73,<br>    \"num_leaves\": 147<br>  }<br>}"], "textposition": "none", "type": "bar", "x": [1933.0, 1875.0, 1822.0, 1886.0, 1199.0, 1215.0, 1220.0, 1299.0, 1491.0, 1458.0, 1453.0, 1629.0, 1636.0, 1616.0, 1664.0, 1900.0, 1656.0, 1601.0, 1737.0, 1797.0, 1664.0, 1639.0, 1553.0, 1689.0, 1822.0, 1864.0, 1917.0, 2324.0, 1657.0, 1896.0, 1909.0, 1495.0, 1392.0, 1936.0, 1810.0, 1760.0, 1532.0, 1668.0, 1610.0, 1529.0, 1361.0, 1590.0, 1636.0, 1616.0, 1652.0, 1733.0, 1732.0, 1657.0, 2265.0, 2401.0, 2802.0, 2597.0, 1517.0, 1907.0, 1916.0, 1770.0, 2217.0, 2038.0, 1976.0, 1918.0, 1972.0, 1824.0, 1878.0, 1899.0, 1954.0, 1857.0, 2003.0, 2173.0, 1991.0, 1646.0, 1582.0, 1856.0, 1824.0, 1813.0, 1661.0, 1639.0, 1611.0, 1669.0, 1735.0, 1733.0, 1604.0, 1764.0, 1598.0, 1873.0, 1674.0, 1617.0, 1329.0, 1356.0, 1556.0, 1622.0, 1526.0, 1816.0, 1948.0, 1768.0, 1658.0, 1837.0, 1675.0, 1418.0, 1331.0, 1582.0], "y": [0, 1, 2, 3, 4, 5, 6, 7, 8, 9, 10, 11, 12, 13, 14, 15, 16, 17, 18, 19, 20, 21, 22, 23, 24, 25, 26, 27, 28, 29, 30, 31, 32, 33, 34, 35, 36, 37, 38, 39, 40, 41, 42, 43, 44, 45, 46, 47, 48, 49, 50, 51, 52, 53, 54, 55, 56, 57, 58, 59, 60, 61, 62, 63, 64, 65, 66, 67, 68, 69, 70, 71, 72, 73, 74, 75, 76, 77, 78, 79, 80, 81, 82, 83, 84, 85, 86, 87, 88, 89, 90, 91, 92, 93, 94, 95, 96, 97, 98, 99]}], "layout": {"showlegend": true, "title": {"text": "Timeline Plot"}, "xaxis": {"title": {"text": "Datetime"}, "type": "date"}, "yaxis": {"title": {"text": "Trial"}}}}
